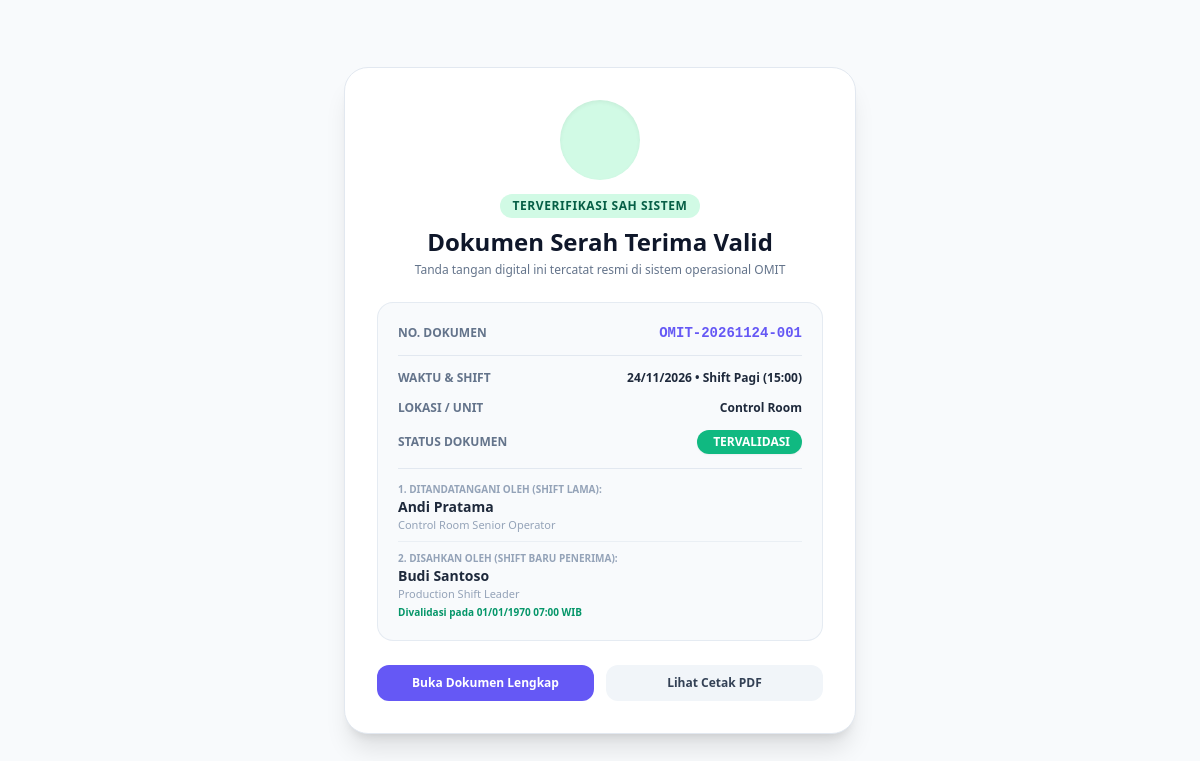
Screenshot of /laporan/verify.php?doc=OMIT-20261124-001 with the database file from the repository.
### tables this page shows
CREATE TABLE `laporan_serah_terima` (
  `id` int(11) NOT NULL AUTO_INCREMENT,
  `nomor_laporan` varchar(50) NOT NULL,
  `tanggal` date NOT NULL,
  `shift_id` int(11) NOT NULL,
  `lokasi_id` int(11) NOT NULL,
  `jam_serah_terima` time NOT NULL,
  `kondisi_operasional` varchar(50) NOT NULL DEFAULT 'Normal',
  `petugas_menyerahkan_id` int(11) NOT NULL,
  `petugas_menerima_id` int(11) DEFAULT NULL,
  `catatan_penting` text DEFAULT NULL,
  `foto_1` varchar(255) DEFAULT NULL,
  `ket_foto_1` varchar(255) DEFAULT NULL,
  `foto_2` varchar(255) DEFAULT NULL,
  `ket_foto_2` varchar(255) DEFAULT NULL,
  `foto_3` varchar(255) DEFAULT NULL,
  `ket_foto_3` varchar(255) DEFAULT NULL,
  `check_lisan` enum('Ya','Belum','N/A') DEFAULT 'Ya',
  `check_tiket` enum('Ya','Belum','N/A') DEFAULT 'Ya',
  `check_risiko` enum('Ya','Belum','N/A') DEFAULT 'Ya',
  `check_kunci` enum('Ya','Belum','N/A') DEFAULT 'Ya',
  `ttd_menyerahkan` longtext DEFAULT NULL,
  `ttd_menerima` longtext DEFAULT NULL,
  `status_validasi` enum('DRAFT','MENUNGGU VALIDASI','TERVALIDASI') NOT NULL DEFAULT 'MENUNGGU VALIDASI',
  `waktu_divalidasi` datetime DEFAULT NULL,
  `created_by` int(11) NOT NULL,
  `created_at` timestamp NOT NULL DEFAULT current_timestamp(),
  `updated_at` timestamp NOT NULL DEFAULT current_timestamp() ON UPDATE current_timestamp(),
  `jenis_ttd_menyerahkan` varchar(20) DEFAULT 'barcode',
  `jenis_ttd_menerima` varchar(20) DEFAULT NULL,
  `catatan_approval` text DEFAULT NULL,
  PRIMARY KEY (`id`),
  UNIQUE KEY `nomor_laporan` (`nomor_laporan`),
  KEY `petugas_menyerahkan_id` (`petugas_menyerahkan_id`),
  KEY `petugas_menerima_id` (`petugas_menerima_id`),
  KEY `idx_laporan_tgl_jam` (`tanggal`,`jam_serah_terima`),
  KEY `idx_laporan_status_val` (`status_validasi`,`tanggal`),
  KEY `idx_laporan_lokasi_tgl` (`lokasi_id`,`tanggal`),
  KEY `idx_laporan_shift_tgl` (`shift_id`,`tanggal`),
  KEY `idx_laporan_created_by` (`created_by`),
  CONSTRAINT `laporan_serah_terima_ibfk_1` FOREIGN KEY (`shift_id`) REFERENCES `master_shift` (`id`) ON UPDATE CASCADE,
  CONSTRAINT `laporan_serah_terima_ibfk_2` FOREIGN KEY (`lokasi_id`) REFERENCES `master_lokasi` (`id`) ON UPDATE CASCADE,
  CONSTRAINT `laporan_serah_terima_ibfk_3` FOREIGN KEY (`petugas_menyerahkan_id`) REFERENCES `users` (`id`) ON UPDATE CASCADE,
  CONSTRAINT `laporan_serah_terima_ibfk_4` FOREIGN KEY (`petugas_menerima_id`) REFERENCES `users` (`id`) ON UPDATE CASCADE
);

CREATE TABLE `master_shift` (
  `id` int(11) NOT NULL AUTO_INCREMENT,
  `nama_shift` varchar(50) NOT NULL,
  `jam_mulai` time NOT NULL,
  `jam_selesai` time NOT NULL,
  `jam_serah_terima` time DEFAULT NULL,
  `keterangan` varchar(100) DEFAULT NULL,
  `status` enum('aktif','nonaktif') DEFAULT 'aktif',
  PRIMARY KEY (`id`),
  KEY `idx_shift_status` (`status`)
);

CREATE TABLE `master_lokasi` (
  `id` int(11) NOT NULL AUTO_INCREMENT,
  `nama_lokasi` varchar(100) NOT NULL,
  `keterangan` varchar(255) DEFAULT NULL,
  `status` enum('aktif','nonaktif') DEFAULT 'aktif',
  `created_at` timestamp NOT NULL DEFAULT current_timestamp(),
  PRIMARY KEY (`id`),
  KEY `idx_lokasi_status` (`status`)
);

CREATE TABLE `users` (
  `id` int(11) NOT NULL AUTO_INCREMENT,
  `nama_lengkap` varchar(100) NOT NULL,
  `username` varchar(50) NOT NULL,
  `email` varchar(120) DEFAULT NULL,
  `no_wa` varchar(30) DEFAULT NULL,
  `password` varchar(255) NOT NULL,
  `role` enum('superadmin','admin','user') NOT NULL DEFAULT 'user',
  `jabatan` varchar(100) DEFAULT NULL,
  `foto` varchar(255) DEFAULT NULL,
  `ttd_type` enum('barcode','upload','canvas') NOT NULL DEFAULT 'barcode',
  `ttd_file` varchar(255) DEFAULT NULL,
  `status` enum('aktif','nonaktif') NOT NULL DEFAULT 'aktif',
  `created_at` timestamp NOT NULL DEFAULT current_timestamp(),
  `updated_at` timestamp NOT NULL DEFAULT current_timestamp() ON UPDATE current_timestamp(),
  PRIMARY KEY (`id`),
  UNIQUE KEY `username` (`username`),
  KEY `idx_users_role_status` (`role`,`status`),
  KEY `idx_users_status_nama` (`status`,`nama_lengkap`),
  KEY `idx_users_email` (`email`)
);

### laporan/verify.php (the view, shortened to what this page needs)
<?php
require_once __DIR__ . '/../includes/functions.php';
$doc = trim($_GET['doc'] ?? '');
$report = null;
if (!empty($doc)) {
    $stmt = $pdo->prepare("
        SELECT l.*, s.nama_shift, m.nama_lokasi,
               u1.nama_lengkap AS nama_menyerahkan, u1.jabatan AS jabatan_menyerahkan,
               u2.nama_lengkap AS nama_menerima, u2.jabatan AS jabatan_menerima
        FROM laporan_serah_terima l
        JOIN master_shift s ON l.shift_id = s.id
        JOIN master_lokasi m ON l.lokasi_id = m.id
        JOIN users u1 ON l.petugas_menyerahkan_id = u1.id
        LEFT JOIN users u2 ON l.petugas_menerima_id = u2.id
        WHERE l.nomor_laporan = :doc
        LIMIT 1
    ");
    $stmt->execute(['doc' => $doc]);
    $report = $stmt->fetch();
}
?>
<!DOCTYPE html>
<html lang="id" class="light">
<head>
  <script src="https://cdn.tailwindcss.com"></script>
</head>
<body class="min-h-screen bg-slate-50 dark:bg-[#0b0f19] text-slate-800 dark:text-slate-100 flex items-center justify-center p-4 font-sans">
  <div class="w-full max-w-lg bg-white dark:bg-[#131b2e] rounded-3xl shadow-xl border border-slate-200 dark:border-slate-800 p-6 sm:p-8">
    <?php if ($report): ?>
      <div class="text-center mb-6">
        <div class="w-20 h-20 rounded-full bg-emerald-100 dark:bg-emerald-950/60 text-emerald-600 dark:text-emerald-400 mx-auto flex items-center justify-center text-4xl mb-3 shadow-inner">
        </div>
        <span class="inline-flex items-center px-3 py-1 rounded-full text-xs font-black bg-emerald-100 text-emerald-800 dark:bg-emerald-950/80 dark:text-emerald-300 uppercase tracking-wider mb-2">
          Terverifikasi Sah Sistem
        </span>
        <h2 class="text-xl sm:text-2xl font-black text-slate-900 dark:text-white">Dokumen Serah Terima Valid</h2>
        <p class="text-xs text-slate-500 dark:text-slate-400 mt-1">Tanda tangan digital ini tercatat resmi di sistem operasional OMIT</p>
      </div>
      <div class="bg-slate-50 dark:bg-slate-900/60 rounded-2xl p-4 sm:p-5 border border-slate-200/80 dark:border-slate-800 space-y-3.5 text-xs">
        <div class="flex items-center justify-between pb-3 border-b border-slate-200 dark:border-slate-800">
          <span class="text-slate-500 font-bold uppercase">No. Dokumen</span>
          <span class="font-mono font-extrabold text-[#6558f5] text-sm"><?= sanitize($report['nomor_laporan']) ?></span>
        </div>
        <div class="flex items-center justify-between">
          <span class="text-slate-500 font-bold uppercase">Waktu & Shift</span>
          <span class="font-bold text-slate-800 dark:text-slate-200">
            <?= format_tanggal($report['tanggal']) ?> • Shift <?= sanitize($report['nama_shift']) ?> (<?= format_jam($report['jam_serah_terima']) ?>)
          </span>
        </div>
        <div class="flex items-center justify-between">
          <span class="text-slate-500 font-bold uppercase">Lokasi / Unit</span>
          <span class="font-bold text-slate-800 dark:text-slate-200"><?= sanitize($report['nama_lokasi']) ?></span>
        </div>
        <div class="flex items-center justify-between">
          <span class="text-slate-500 font-bold uppercase">Status Dokumen</span>
          <div><?= badge_status_validasi($report['status_validasi']) ?></div>
        </div>
        <div class="pt-3 border-t border-slate-200 dark:border-slate-800 space-y-2">
          <div>
            <span class="text-[10px] text-slate-400 uppercase font-bold block">1. Ditandatangani Oleh (Shift Lama):</span>
            <span class="font-extrabold text-slate-800 dark:text-slate-200 text-sm">
              <?= sanitize($report['nama_menyerahkan']) ?>
            </span>
            <span class="text-slate-400 block text-[11px]"><?= sanitize($report['jabatan_menyerahkan'] ?? '-') ?></span>
          </div>
          <div class="pt-2 border-t border-slate-200/60 dark:border-slate-800">
            <span class="text-[10px] text-slate-400 uppercase font-bold block">2. Disahkan Oleh (Shift Baru Penerima):</span>
            <?php if ($report['status_validasi'] === 'TERVALIDASI'): ?>
              <span class="font-extrabold text-slate-800 dark:text-slate-200 text-sm">
                <?= sanitize($report['nama_menerima']) ?>
              </span>
              <span class="text-slate-400 block text-[11px]"><?= sanitize($report['jabatan_menerima'] ?? '-') ?></span>
              <span class="text-[10px] text-emerald-600 font-bold mt-0.5 block">
                Divalidasi pada <?= date('d/m/Y H:i', strtotime($report['waktu_divalidasi'])) ?> WIB
              </span>
            <?php else: ?>
              <span class="font-bold text-amber-600 italic">Menunggu Approval &amp; TTD Shift Baru</span>
            <?php endif; ?>
          </div>
        </div>
      </div>
      <div class="mt-6 flex flex-col sm:flex-row items-center gap-3">
        <a href="<?= BASE_URL ?>laporan/detail.php?id=<?= $report['id'] ?>"
           class="w-full py-2.5 px-4 rounded-xl bg-[#6558f5] hover:bg-[#5244e8] text-white text-xs font-bold text-center transition">
          Buka Dokumen Lengkap
        </a>
        <a href="<?= BASE_URL ?>laporan/print.php?id=<?= $report['id'] ?>" target="_blank"
           class="w-full py-2.5 px-4 rounded-xl bg-slate-100 hover:bg-slate-200 dark:bg-slate-800 text-slate-700 dark:text-slate-200 text-xs font-bold text-center transition">
          Lihat Cetak PDF
        </a>
      </div>
    <?php endif; ?>
  </div>
</body>
</html>

### rows the page displays
laporan_serah_terima: nomor_laporan "OMIT-20261124-001", tanggal "24/11/2026", shift.nama_shift "Pagi", jam_serah_terima "15:00", lokasi.nama_lokasi "Control Room", petugas_menyerahkan.nama_lengkap "Andi Pratama", petugas_menyerahkan.jabatan "Control Room Senior Operator", petugas_menerima.nama_lengkap "Budi Santoso", petugas_menerima.jabatan "Production Shift Leader", waktu_divalidasi "01/01/1970 07:00"
